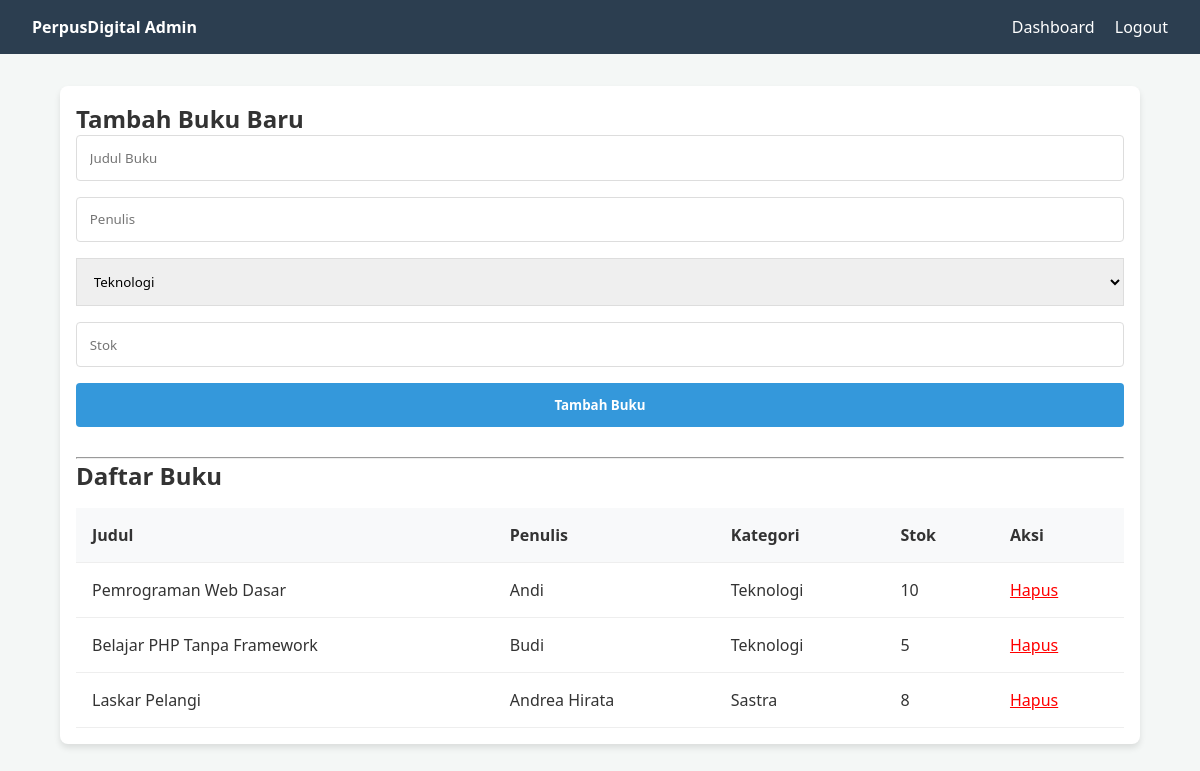
Screenshot of /admin_buku.php (signed in) with the database file from the repository.
### tables this page shows
CREATE TABLE IF NOT EXISTS buku (
    id INT AUTO_INCREMENT PRIMARY KEY,
    kategori_id INT,
    judul VARCHAR(255) NOT NULL,
    penulis VARCHAR(100) NOT NULL,
    penerbit VARCHAR(100),
    tahun_terbit YEAR,
    stok INT DEFAULT 0,
    gambar VARCHAR(255),
    FOREIGN KEY (kategori_id) REFERENCES kategori(id) ON DELETE SET NULL
);

CREATE TABLE IF NOT EXISTS kategori (
    id INT AUTO_INCREMENT PRIMARY KEY,
    nama_kategori VARCHAR(50) NOT NULL
);

### includes/functions.php (called while the page is built, shortened)
<?php
function query($query) {
    global $conn;
    $result = mysqli_query($conn, $query);
    $rows = [];
    while ($row = mysqli_fetch_assoc($result)) {
        $rows[] = $row;
    }
    return $rows;
}
?>

### admin_buku.php (the view, shortened to what this page needs)
<?php
require 'includes/config.php';
require 'includes/functions.php';
$buku = query("SELECT b.*, k.nama_kategori FROM buku b LEFT JOIN kategori k ON b.kategori_id = k.id");
$kategori = query("SELECT * FROM kategori");
?>
<!DOCTYPE html>
<html lang="id">
<head>
    <link rel="stylesheet" href="css/style.css">
</head>
<body>
    <nav>
        <div class="logo"><strong>PerpusDigital Admin</strong></div>
        <div class="menu">
            <a href="index.php">Dashboard</a>
            <a href="logout.php">Logout</a>
        </div>
    </nav>
    <div class="container">
        <h2>Tambah Buku Baru</h2>
        <form action="" method="post" style="margin-bottom: 30px;">
            <div class="form-group">
                <input type="text" name="judul" placeholder="Judul Buku" required>
            </div>
            <div class="form-group">
                <input type="text" name="penulis" placeholder="Penulis" required>
            </div>
            <div class="form-group">
                <select name="kategori_id" required style="width:100%; padding:0.8rem; border:1px solid #ddd;">
                    <?php foreach($kategori as $k): ?>
                        <option value="<?= $k['id']; ?>"><?= $k['nama_kategori']; ?></option>
                    <?php endforeach; ?>
                </select>
            </div>
            <div class="form-group">
                <input type="number" name="stok" placeholder="Stok" required>
            </div>
            <button type="submit" name="tambah" class="btn btn-primary">Tambah Buku</button>
        </form>
        <hr>
        <h2>Daftar Buku</h2>
        <table>
            <thead>
                <tr>
                    <th>Judul</th>
                    <th>Penulis</th>
                    <th>Kategori</th>
                    <th>Stok</th>
                    <th>Aksi</th>
                </tr>
            </thead>
            <tbody>
                <?php foreach($buku as $b): ?>
                <tr>
                    <td><?= $b['judul']; ?></td>
                    <td><?= $b['penulis']; ?></td>
                    <td><?= $b['nama_kategori']; ?></td>
                    <td><?= $b['stok']; ?></td>
                    <td>
                        <a href="?hapus=<?= $b['id']; ?>" style="color:red;" onclick="return confirm('Hapus buku ini?')">Hapus</a>
                    </td>
                </tr>
                <?php endforeach; ?>
            </tbody>
        </table>
    </div>
</body>
</html>

### css/style.css (style rules this page uses)
* { margin: 0; padding: 0; box-sizing: border-box; font-family: 'Segoe UI', Tahoma, Geneva, Verdana, sans-serif; }
body { background-color: #f4f7f6; color: #333; }
nav { background-color: #2c3e50; color: white; padding: 1rem 2rem; display: flex; justify-content: space-between; align-items: center; }
nav a { color: white; text-decoration: none; margin-left: 1rem; }
.container { width: 90%; max-width: 1200px; margin: 2rem auto; padding: 1rem; background: white; border-radius: 8px; box-shadow: 0 4px 6px rgba(0,0,0,0.1); }
.form-group { margin-bottom: 1rem; }
.form-group input { width: 100%; padding: 0.8rem; border: 1px solid #ddd; border-radius: 4px; }
.btn { display: inline-block; padding: 0.8rem 1.5rem; border: none; border-radius: 4px; cursor: pointer; text-decoration: none; font-weight: bold; transition: background 0.3s; }
.btn-primary { background-color: #3498db; color: white; width: 100%; }
table { width: 100%; border-collapse: collapse; margin-top: 1rem; }
table th, table td { padding: 1rem; text-align: left; border-bottom: 1px solid #eee; }
table th { background-color: #f8f9fa; }

### rows the page displays
buku: judul "Pemrograman Web Dasar", penulis "Andi", kategori.nama_kategori "Teknologi", stok "10"
buku: judul "Belajar PHP Tanpa Framework", penulis "Budi", kategori.nama_kategori "Teknologi", stok "5"
buku: judul "Laskar Pelangi", penulis "Andrea Hirata", kategori.nama_kategori "Sastra", stok "8"

### other values shown
form field kategori_id "Teknologi"
